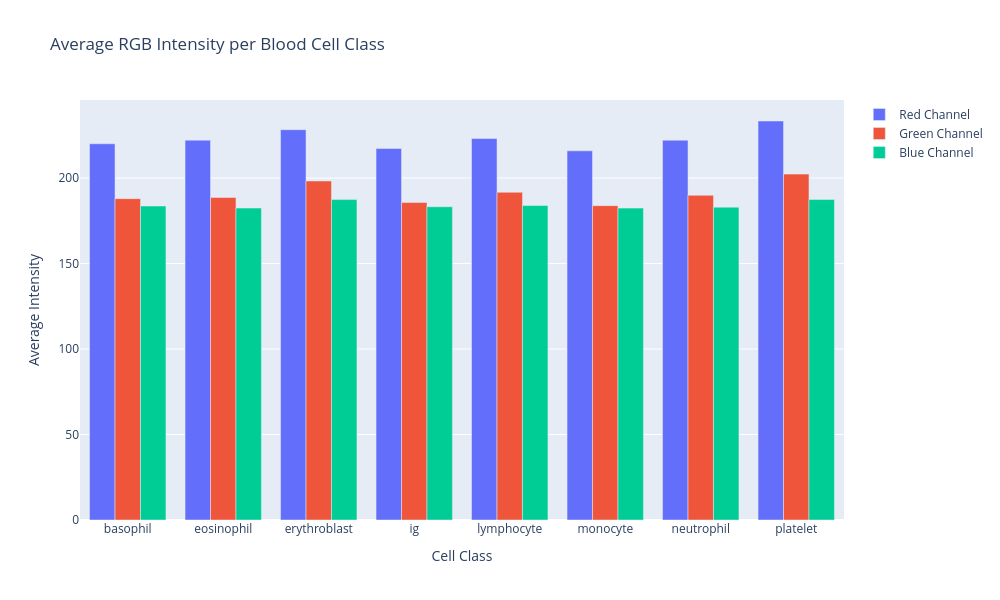

Write notebook code for a chart like this one.
### Code cell
avg_light_intencity_red = des['R_mean']['mean']
avg_light_intencity_green = des['G_mean']['mean']
avg_light_intencity_blue = des['B_mean']['mean']

fig = go.Figure()

fig.add_trace(
    go.Bar(
        x=avg_light_intencity_red.index,
        y=avg_light_intencity_red,
        name='Red Channel'
    )
)

fig.add_trace(
    go.Bar(
        x=avg_light_intencity_green.index,
        y=avg_light_intencity_green,
        name='Green Channel'
    )
)

fig.add_trace(
    go.Bar(
        x=avg_light_intencity_blue.index,
        y=avg_light_intencity_blue,
        name='Blue Channel'
    )
)

fig.update_layout(
    title='Average RGB Intensity per Blood Cell Class',
    xaxis_title='Cell Class',
    yaxis_title='Average Intensity',
    barmode='group',  
    width=1000,
    height=600
)

fig.show()

### Figure 1 — Plotly figure (JSON) as saved in the notebook; plotly's stock layout.template omitted (floating-point values rounded to 4 significant figures)
{"data": [{"name": "Red Channel", "type": "bar", "x": ["basophil", "eosinophil", "erythroblast", "ig", "lymphocyte", "monocyte", "neutrophil", "platelet"], "y": [220.0, 222.2, 228.3, 217.3, 223.1, 215.9, 222.1, 233.4]}, {"name": "Green Channel", "type": "bar", "x": ["basophil", "eosinophil", "erythroblast", "ig", "lymphocyte", "monocyte", "neutrophil", "platelet"], "y": [188.0, 188.7, 198.3, 185.7, 191.7, 183.9, 189.9, 202.3]}, {"name": "Blue Channel", "type": "bar", "x": ["basophil", "eosinophil", "erythroblast", "ig", "lymphocyte", "monocyte", "neutrophil", "platelet"], "y": [183.6, 182.4, 187.4, 183.2, 183.9, 182.4, 183.0, 187.4]}], "layout": {"barmode": "group", "height": 600, "title": {"text": "Average RGB Intensity per Blood Cell Class"}, "width": 1000, "xaxis": {"title": {"text": "Cell Class"}}, "yaxis": {"title": {"text": "Average Intensity"}}}}
